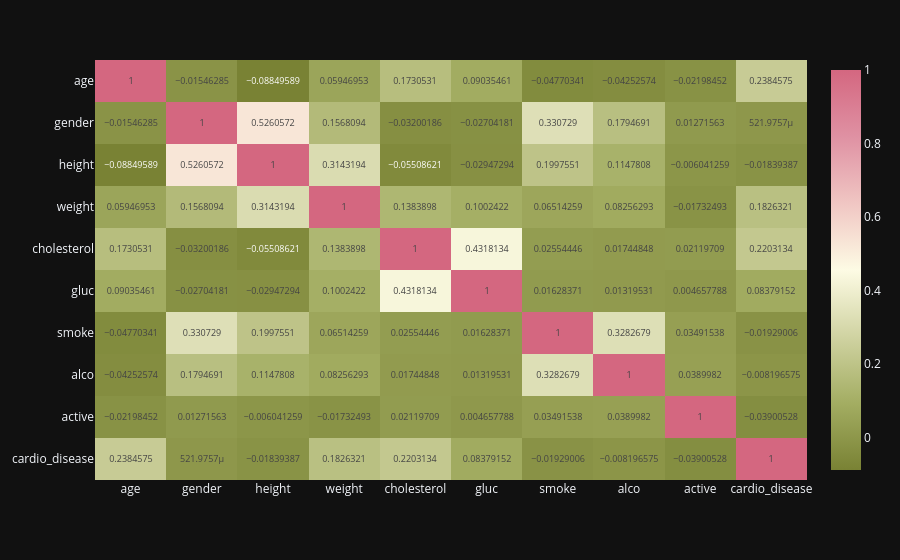

The cell this chart's notebook holds for it:
### Markdown cell above
# 3) Nessa etapa você deve trazer a matriz de correlação e apontar insights acerca das variáveis com um relacionamento mais forte entre si.

### Code cell
# gerando a matriz de correlação
corr = base_tratada.corr()
fig = px.imshow(
    corr,
    text_auto = True,
    aspect='auto',
    color_continuous_scale=px.colors.diverging.Armyrose,
)
fig.show()

### Figure 1 — Plotly figure (JSON) as saved in the notebook; plotly's stock layout.template omitted (floating-point values rounded to 4 significant figures)
{"data": [{"coloraxis": "coloraxis", "name": "0", "texttemplate": "%{z}", "x": ["age", "gender", "height", "weight", "cholesterol", "gluc", "smoke", "alco", "active", "cardio_disease"], "y": ["age", "gender", "height", "weight", "cholesterol", "gluc", "smoke", "alco", "active", "cardio_disease"], "z": [[1.0, -0.01546, -0.0885, 0.05947, 0.1731, 0.09035, -0.0477, -0.04253, -0.02198, 0.2385], [-0.01546, 1.0, 0.5261, 0.1568, -0.032, -0.02704, 0.3307, 0.1795, 0.01272, 0.000522], [-0.0885, 0.5261, 1.0, 0.3143, -0.05509, -0.02947, 0.1998, 0.1148, -0.006041, -0.01839], [0.05947, 0.1568, 0.3143, 1.0, 0.1384, 0.1002, 0.06514, 0.08256, -0.01732, 0.1826], [0.1731, -0.032, -0.05509, 0.1384, 1.0, 0.4318, 0.02554, 0.01745, 0.0212, 0.2203], [0.09035, -0.02704, -0.02947, 0.1002, 0.4318, 1.0, 0.01628, 0.0132, 0.004658, 0.08379], [-0.0477, 0.3307, 0.1998, 0.06514, 0.02554, 0.01628, 1.0, 0.3283, 0.03492, -0.01929], [-0.04253, 0.1795, 0.1148, 0.08256, 0.01745, 0.0132, 0.3283, 1.0, 0.039, -0.008197], [-0.02198, 0.01272, -0.006041, -0.01732, 0.0212, 0.004658, 0.03492, 0.039, 1.0, -0.03901], [0.2385, 0.000522, -0.01839, 0.1826, 0.2203, 0.08379, -0.01929, -0.008197, -0.03901, 1.0]], "type": "heatmap", "xaxis": "x", "yaxis": "y", "hovertemplate": "x: %{x}<br>y: %{y}<br>color: %{z}<extra></extra>"}], "layout": {"xaxis": {"anchor": "y", "domain": [0.0, 1.0]}, "yaxis": {"anchor": "x", "domain": [0.0, 1.0], "autorange": "reversed"}, "coloraxis": {"colorscale": [[0.0, "rgb(121, 130, 52)"], [0.1667, "rgb(163, 173, 98)"], [0.3333, "rgb(208, 211, 162)"], [0.5, "rgb(253, 251, 228)"], [0.6667, "rgb(240, 198, 195)"], [0.8333, "rgb(223, 145, 163)"], [1.0, "rgb(212, 103, 128)"]]}, "margin": {"t": 60}}}
